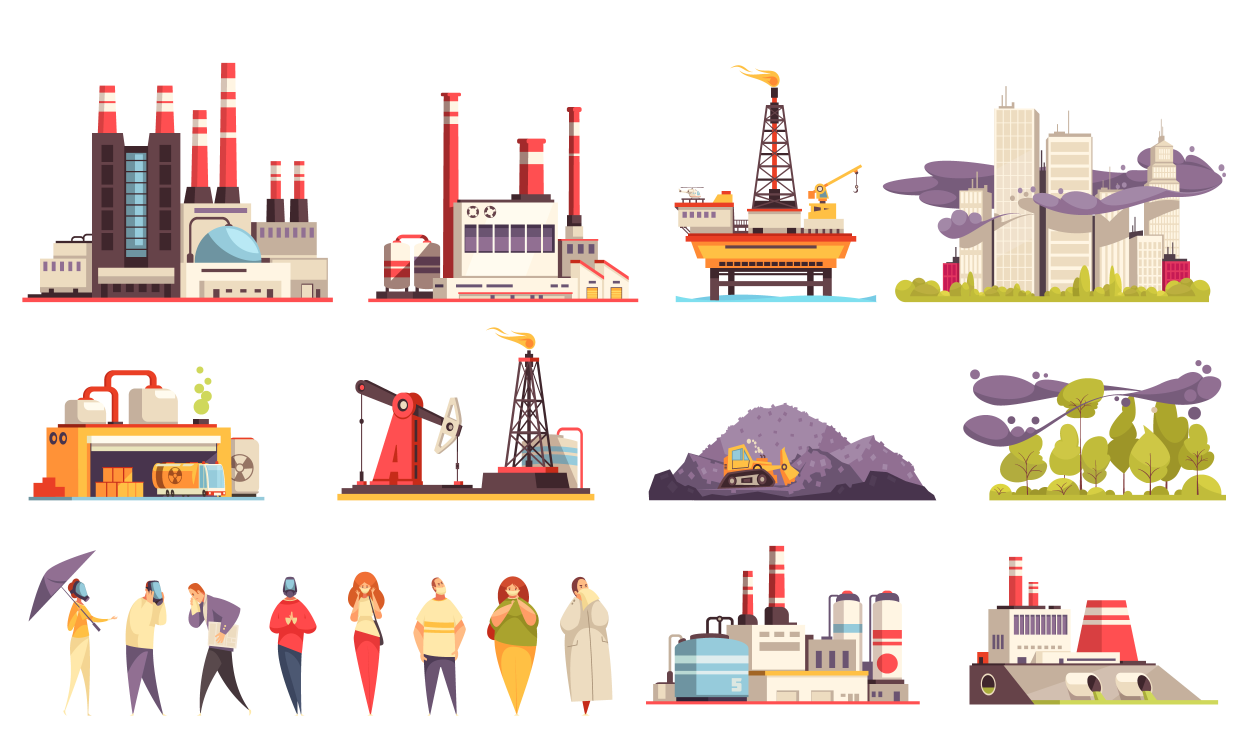
#> input picture Images/29065.jpg, 5000 x 3000 px (shown at 1/4 size); its folder holds only this picture in this run
$ python -i Images.py   (imports and definitions only)
#> lines starting #> are read from the running program, lines starting #| are printed output that depends on the picture
from PIL import ImageTk, Image
from pathlib import Path
import tkinter as tk
import Update, TimeControls
import threading

basePath = Path(__file__).parent

lblHouseLocal = None
lblStadiumLocal = None
blinking = False

# [148 lines left out: functions createImages, createFactory, createStadiums, not called in this run]

def getStadium():
    return lblStadiumLocal

# [435 lines left out: functions createPoliceFireMedical, createMenuBar, createRoadConditions, createRoadIcons, createEnergyIcons, createTimeControls and 12 more, not called in this run]

>>> import cv2
>>> picture = cv2.imread('Images/29065.jpg', cv2.IMREAD_GRAYSCALE)
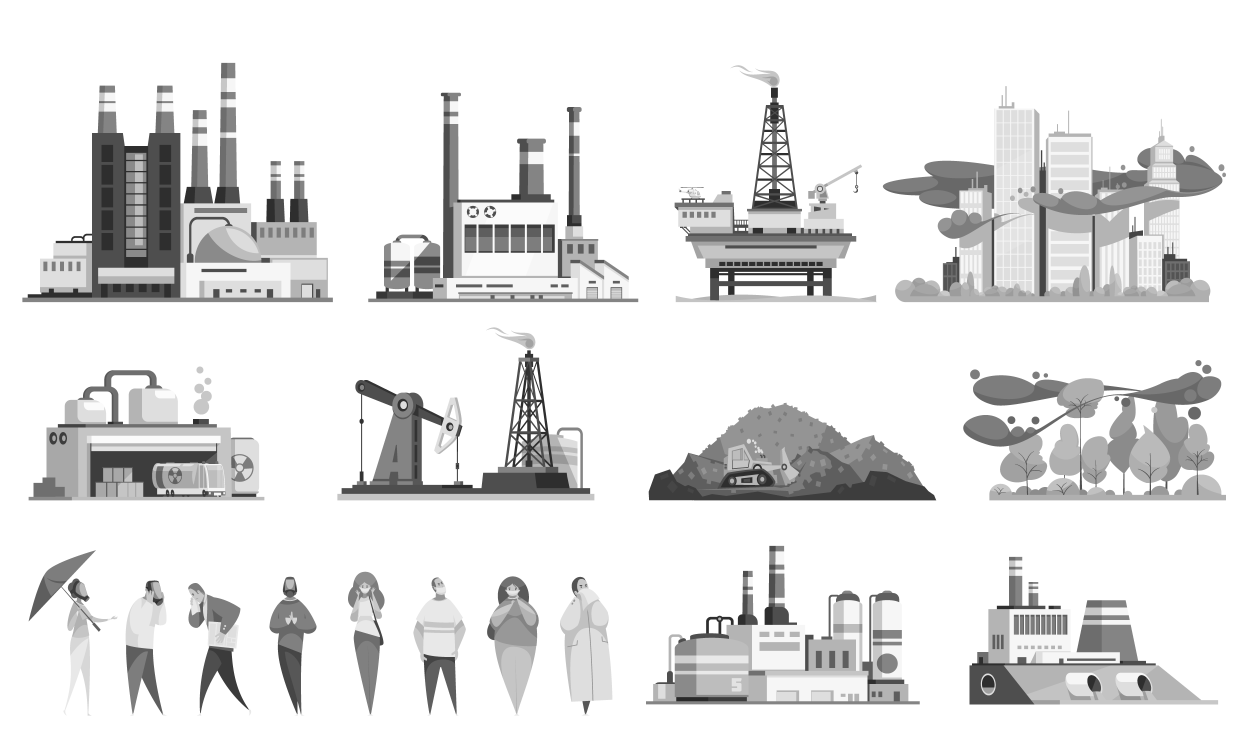
#> picture: shape (3000, 5000) (shown at 1/4 size); min 32, max 255, mean 228
#> (the run stopped early here; a loop or call above may not have finished)

$ run again, on Images/satz-von-symbolen-bahnhoefe-moderne-gebaeudefassadengestaltung-mit-elektrozug-plattform-mit-digitale.jpg
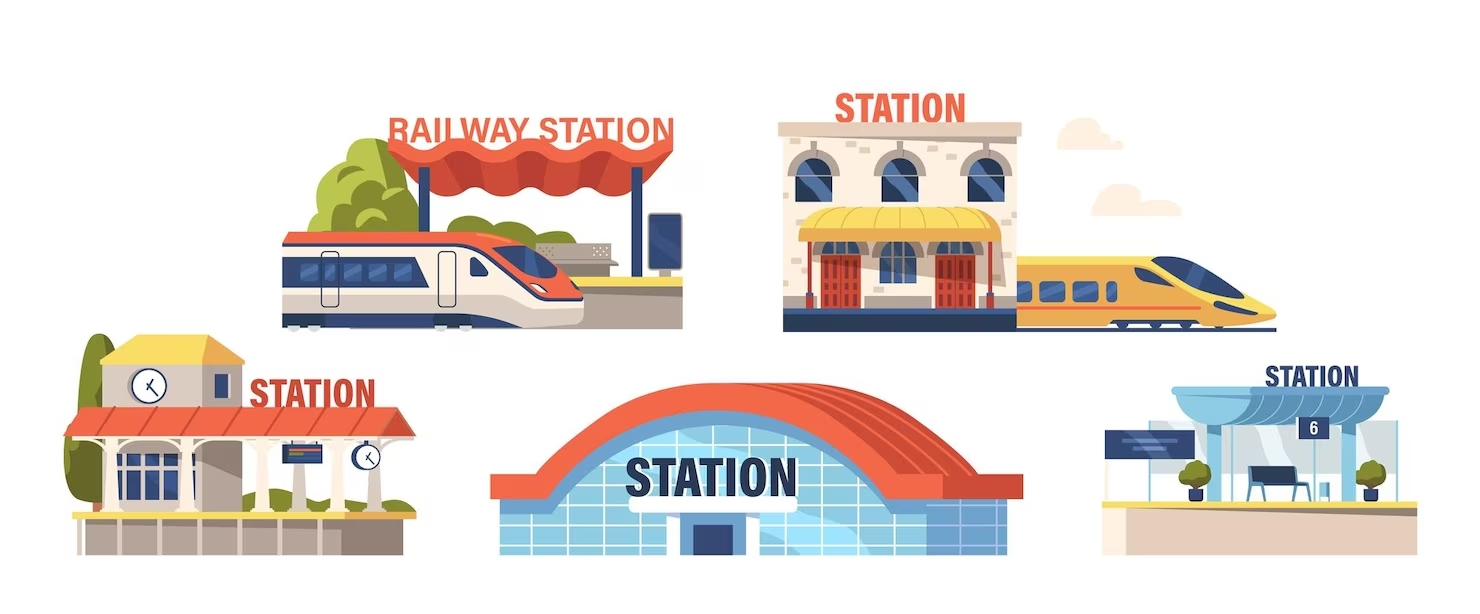
#> input picture Images/satz-von-symbolen-bahnhoefe-moderne-gebaeudefassadengestaltung-mit-elektrozug-plattform-mit-digitale.jpg, 1480 x 614 px
#> `picture = cv2.imread('Images/29065.jpg', cv2.IMREAD_GRAYSCALE)`:
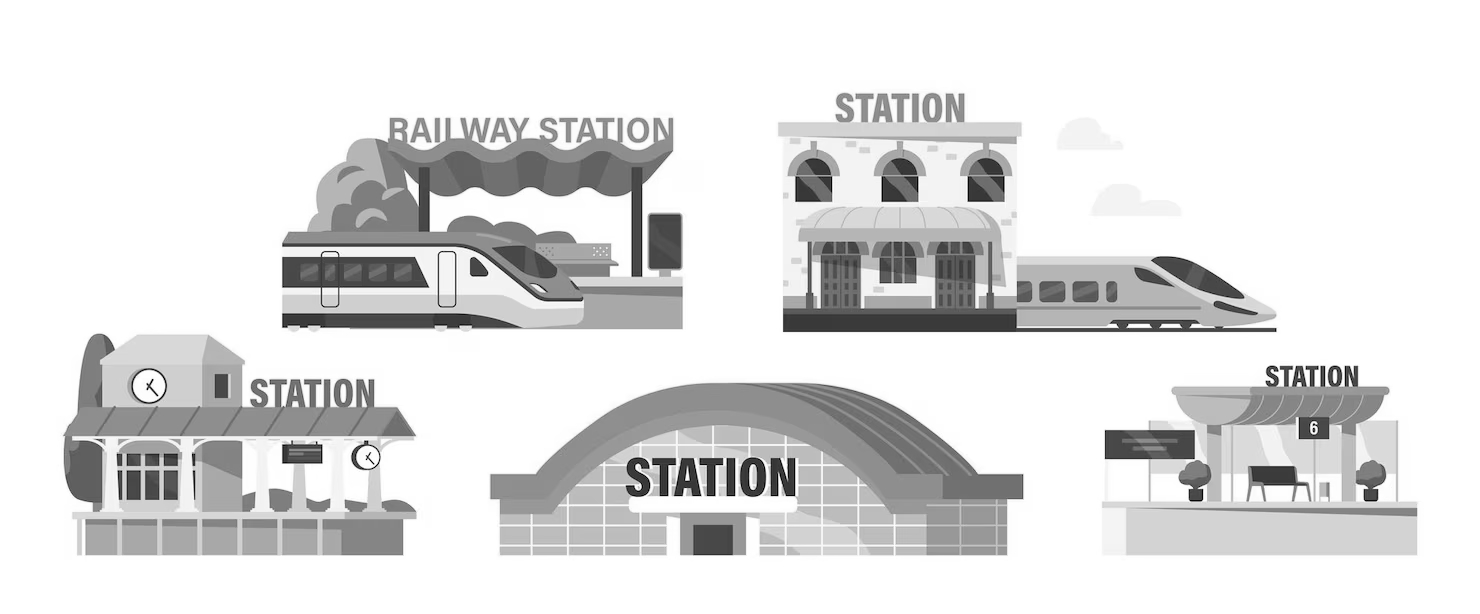
#> picture: shape (614, 1480); min 0, max 255, mean 223.6
